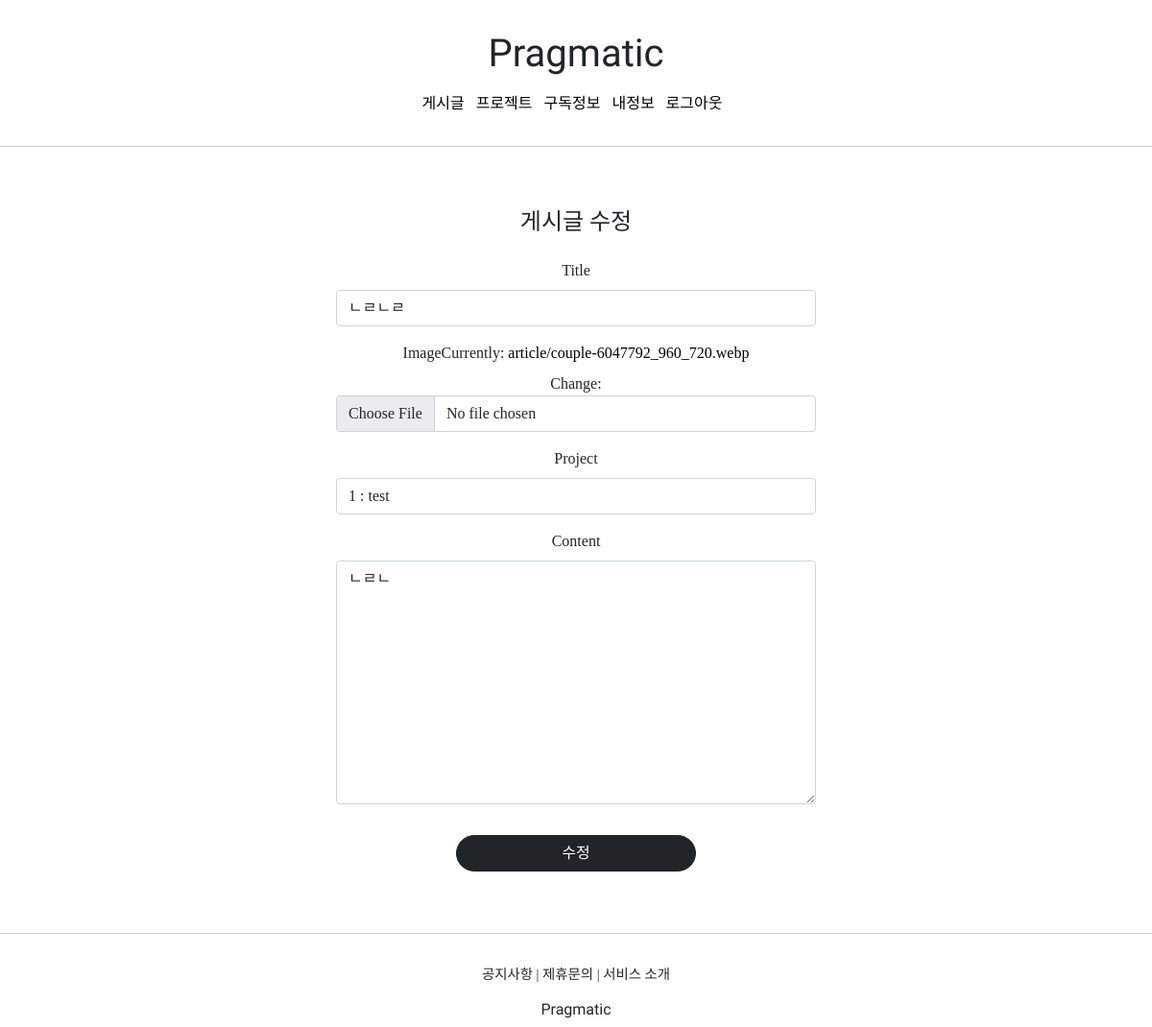
Screenshot of /articles/update/14 (signed in) with the database file from the repository.
### articleapp/models.py (models this page shows)
class Article(models.Model):
    writer = models.ForeignKey(User, on_delete=models.SET_NULL, related_name='article', null=True)
    project = models.ForeignKey(Project, on_delete=models.SET_NULL, related_name='article', null=True)
    title = models.CharField(max_length=200, null=True) # null이어도 된다!!
    image = models.ImageField(upload_to='article/', null=False)
    content = models.TextField(null=True) # 긴 글이 될수도있으니 TextField로 선언
    created_at = models.DateField(auto_now_add=True, null=True) # 언제 생성했는지 확인하는 코드

### projectapp/models.py (models this page shows)
class Project(models.Model):
    image = models.ImageField(upload_to='project/', null=False)
    title = models.CharField(max_length=20, null=False)
    description = models.TextField(max_length=200, null=True)
    created_at = models.DateTimeField(auto_now=True)
    def __str__(self):
        return f'{self.pk} : {self.title}'

### articleapp/views.py (the view, shortened to what this page needs)
# urls.py: path('update/<int:pk>', ArticleUpdateView.as_view(), name='update'),
@method_decorator(article_ownership_required, 'get')
@method_decorator(article_ownership_required, 'post')
class ArticleUpdateView(UpdateView): # 게시글 수정
    model = Article
    context_object_name = 'target_article'
    form_class = ArticleCreationForm
    template_name = 'articleapp/update.html'

### articleapp/forms.py
class ArticleCreationForm(ModelForm):
    content = forms.CharField(widget=forms.Textarea(attrs={'class':'editable text-left',
                                                           'style': 'height:auto'}))
    project = forms.ModelChoiceField(queryset=Project.objects.all(), required=False)
    class Meta:
        model = Article
        fields = ['title', 'image', 'project', 'content']

### articleapp/templates/articleapp/update.html (shortened to what this page needs)
{% extends 'base.html' %}
{% load bootstrap4 %}
{% block content %}
<link rel="stylesheet" href="//cdn.jsdelivr.net/npm/medium-editor@5.23.2/dist/css/medium-editor.min.css" type="text/css" media="screen" charset="utf-8">
    <div style="text-align: center; max-width: 500px; margin: 4rem auto;">
        <div class="mb-4">
            <h4>게시글 수정</h4>
        </div>
        <form action="{% url 'articleapp:update' pk=target_article.pk %}" method="post">
            {% bootstrap_form form %}
            <input type="submit" class="btn btn-dark rounded-pill col-6 mt-3" value="수정">
        </form>
    </div>
{% endblock %}

### static/base.css (style rules this page uses)
a { color: black; text-decoration: none; }

### rows the page displays
Article: title "ㄴㄹㄴㄹ", project "1 : test", content "ㄴㄹㄴ"
